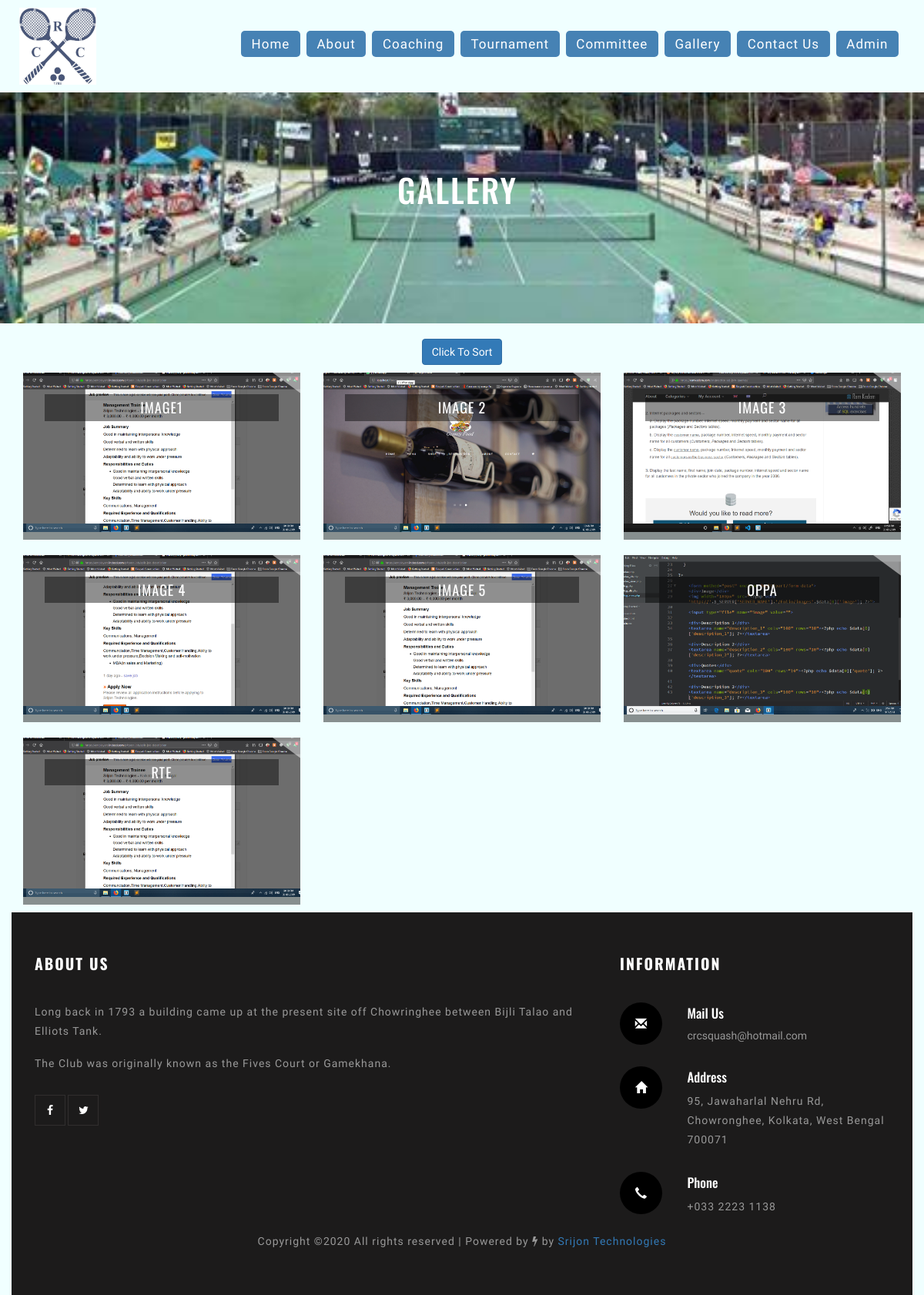
/gallery.php, run on an earlier commit of the app's database.
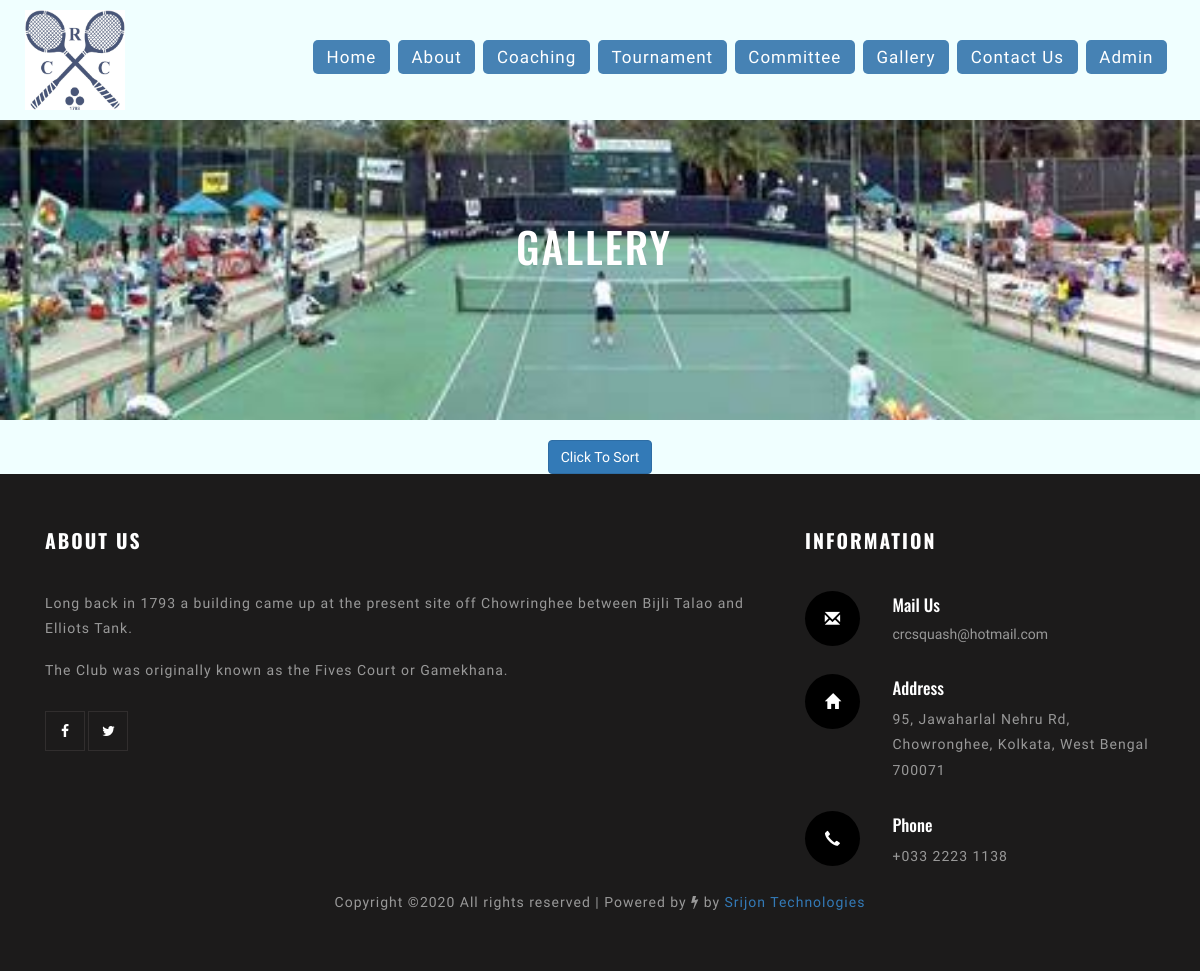
And on a later commit of the database.
### tables this page shows
CREATE TABLE `tbl_gallery` (
  `Id` int(11) NOT NULL,
  `title` varchar(255) NOT NULL,
  `description` mediumtext NOT NULL,
  `image` varchar(255) NOT NULL,
  `category` mediumtext NOT NULL
);

### gallery.php (the view, shortened to what this page needs)
<?php
include('includes/config.php');
?>
<!DOCTYPE html>
<html lang="zxx">
<head>
	<link rel="stylesheet" href="css/bootstrap.css">
	<link rel="stylesheet" href="css/style.css" type="text/css" media="all" />
	<link rel="stylesheet" href="css/font-awesome.css">
	<link rel="stylesheet" href="css/lightbox.css">
</head>
<body>
	<div class="main-agile">
		<?php include('includes/header.php') ?>
		<div class="w3l-banner-2">
			<h6>Gallery</h6>
		</div>
	</div>
	<div class="container-fluid">
		<div class="gallery-fluid">
			<br>
			<center>
				<button class="btn btn-primary" onclick="geeks_outer()">
					Click To Sort
				</button>
			</center>
			<?php
	$sql="SELECT *
	FROM tbl_gallery ORDER BY Id";
	$query=$dbh->prepare($sql);
		$query->execute();
		$results=$query->fetchAll(PDO::FETCH_OBJ);
		if($query->rowCount()>0)
		{
			foreach($results as $result)
			{
			?>
			<div class="gallery-grids">
				<div class="col-md-4 col-xs-4 gallery-grid wow fadeInUp animated" data-wow-delay=".5s">
					<div class="grid">
						<figure class="effect-apollo">
							<a class="example-image-link" href="admin/images/<?php echo htmlentities($result->image) ?>"
								data-lightbox="example-set" data-title="">
								<img src="admin/images/<?php echo htmlentities($result->image) ?>" alt="" />
								<h3><?php echo htmlentities($result->category) ?></h3>
								<figcaption>
									<h3><?php echo htmlentities($result->title) ?></h3>
								</figcaption>
							</a>
						</figure>
					</div>
				</div>
				<?php
			}
			}
			?>
			</div>
		</div>
	</div>
	<?php include('includes/footer.php') ?>
</body>
</html>

### includes/header.php (shortened to what this page needs)
<header>
    <div class="container-fluid px-lg-5">
        <nav class="py-4 d-lg-flex">
            <div id="logo">
                <a href="index.php"><img src="images/logo.png"></a>
            </div>
            <ul class="menu mt-2 ml-auto">
            <li><a href="index.php">Home</a></li>
            <li><a href="about.php">About</a></li>
            <li><a href="coaching.php">Coaching</a></li>
            <li><a href="tournament.php">Tournament</a></li>
            <li><a href="committee.php">Committee</a></li>
            <li><a href="gallery.php">Gallery</a></li>
            <li><a href="contact.php">Contact Us</a></li>
            <li><a href="admin/login.php">Admin</a></li>
            </ul>
        </nav>
    </div>
</header>

### includes/footer.php (shortened to what this page needs)
<div class="logo-footer">
	<div class="container">
		<div class="col-md-8 agileinfo_footer_grid">
			<h2>About Us</h2>
			<p>Long back in 1793 a building came up at the present site off
			Chowringhee between Bijli Talao and Elliots Tank.<span>
			The Club was originally known as the Fives Court or Gamekhana.
			</span>
			</p>
			<div class="w3ls-social-icons-2">
				<a class="facebook" href="#"><i class="fa fa-facebook"></i></a>
				<a class="twitter" href="#"><i class="fa fa-twitter"></i></a>
			</div>
		</div>
		<div class="col-md-4 agileinfo_footer_grid f2">
			<h4>Information</h4>
			<div class="w3-agileits_mail_grid_left">
				<div class="w3-agileits_mail_grid_left1">
					<span class="glyphicon glyphicon-envelope" aria-hidden="true"></span>
				</div>
				<div class="w3-agileits_mail_grid_left2">
					<h3>Mail Us</h3>
					<a href="mailto:crcsquash@hotmail.com">crcsquash@hotmail.com</a>
				</div>
				<div class="clearfix"> </div>
			</div>
			<div class="w3-agileits_mail_grid_left">
				<div class="w3-agileits_mail_grid_left1">
					<span class="glyphicon glyphicon-home" aria-hidden="true"></span>
				</div>
				<div class="w3-agileits_mail_grid_left2">
					<h3>Address</h3>
					<p>95, Jawaharlal Nehru Rd,
Chowronghee, Kolkata, West Bengal 700071</p>
				</div>
				<div class="clearfix"> </div>
			</div>
			<div class="w3-agileits_mail_grid_left">
				<div class="w3-agileits_mail_grid_left1">
					<span class="glyphicon glyphicon-earphone" aria-hidden="true"></span>
				</div>
				<div class="w3-agileits_mail_grid_left2">
					<h3>Phone</h3>
					<p>+033 2223 1138</p>
				</div>
				<div class="clearfix"> </div>
			</div>
		</div>
		<div class="clearfix"> </div>
		<br>
		<center><div class="copyright">
                <p>
                    Copyright &copy; All rights reserved | Powered by <i class="fa fa-bolt"></i> by <a href="http://www.srijontechnologies.com/" target="_blank">Srijon Technologies</a>
                </p>
			</div>
		</center>
	</div>
</div>

What changed in the data, as far as the page shows it:
removed tbl_gallery: image (picture), title "IMAGE1"
removed tbl_gallery: image (picture), title "IMAGE 2"
removed tbl_gallery: image (picture), title "IMAGE 3"
removed tbl_gallery: image (picture), title "IMAGE 4"
removed tbl_gallery: image (picture), title "IMAGE 5"
removed tbl_gallery: image (picture), title "OPPA"
removed tbl_gallery: image (picture), title "RTE"
